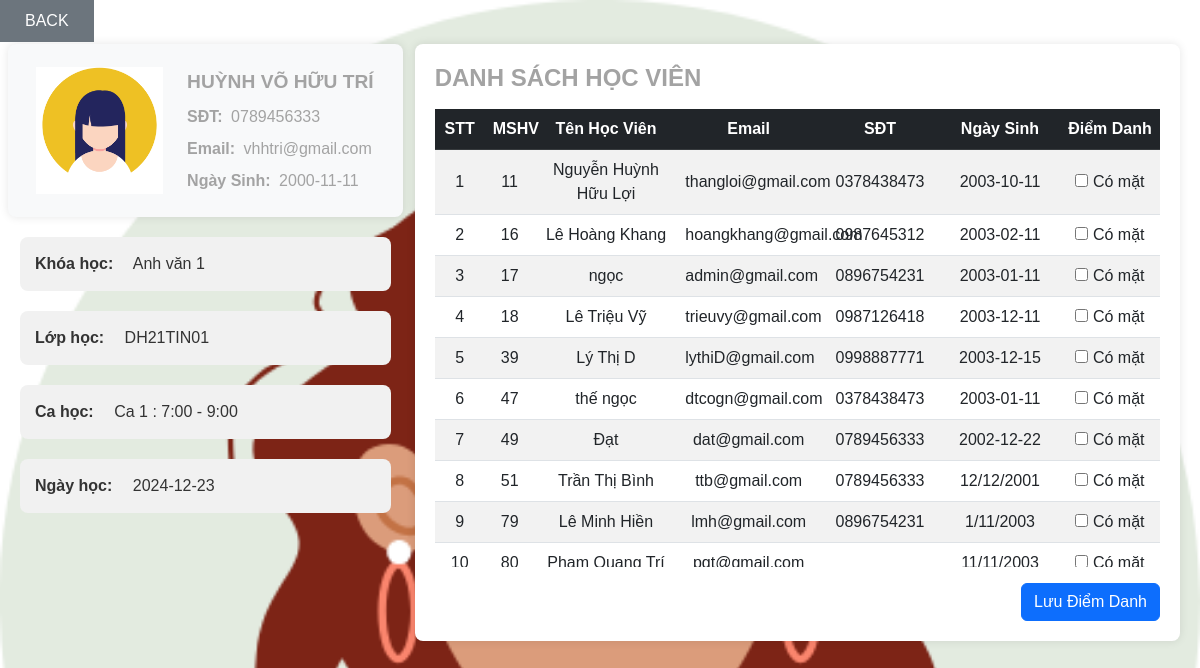
The app's page /DA2_QuanLyTrungTamKhoaHoc/route/route_lichhoc/chitiet_lichhoc.php?ID_LichHoc=1 with its own data.
### tables this page shows
CREATE TABLE `giangvien` (
  `ID_GiangVien` int(11) NOT NULL,
  `TenGV` text NOT NULL,
  `AnhGV` text NOT NULL,
  `GioiTinh` text NOT NULL,
  `Email` text NOT NULL,
  `SDT` varchar(10) NOT NULL,
  `NgaySinh` text NOT NULL
);

CREATE TABLE `khoahoc` (
  `ID_KhoaHoc` int(11) NOT NULL,
  `ID_DanhMuc` int(11) NOT NULL,
  `TenKH` text NOT NULL,
  `AnhKH` text NOT NULL,
  `MoTa` text NOT NULL,
  `HocPhi` int(50) NOT NULL
);

CREATE TABLE `lophoc` (
  `ID_LopHoc` int(11) NOT NULL,
  `TenLop` text NOT NULL,
  `ID_KhoaHoc` int(11) NOT NULL,
  `ID_GiangVien` int(11) NOT NULL,
  `SoLuong_HV` int(11) NOT NULL,
  `TrangThai_Lop` text NOT NULL DEFAULT 'Đang học'
);

CREATE TABLE `cahoc` (
  `ID_CaHoc` int(11) NOT NULL,
  `Ten_CaHoc` text NOT NULL,
  `Gio_BD` text NOT NULL,
  `Gio_KT` text NOT NULL
);

CREATE TABLE `lichhoc` (
  `ID_LichHoc` int(11) NOT NULL,
  `ID_CaHoc` int(11) NOT NULL,
  `ID_LopHoc` int(11) NOT NULL,
  `NgayHoc` text NOT NULL,
  `Phong` text NOT NULL,
  `TrangThai_Lich` text NOT NULL DEFAULT 'Đang học'
);

CREATE TABLE `hocvien_lophoc` (
  `ID_LopHoc` int(11) NOT NULL,
  `ID_HocVien` int(11) NOT NULL
);

CREATE TABLE `hocvien` (
  `ID_HocVien` int(11) NOT NULL,
  `TenHV` text NOT NULL,
  `AnhHV` text NOT NULL,
  `GioiTinh` text NOT NULL,
  `Email` text NOT NULL,
  `SDT` varchar(10) NOT NULL,
  `NgaySinh` varchar(50) NOT NULL,
  `TrangThai_HV` text NOT NULL DEFAULT 'Đang học'
);

### DA2_QuanLyTrungTamKhoaHoc/route/route_lichhoc/lichhoc.php (called while the page is built, shortened)
<?php
    class LichHoc{
        function conn(){
            return db_connect();
        }
    }
    class DS_LICHHOC extends LichHoc{
        function get($id_lichhoc){
            $conn = $this->conn();
            $query = mysqli_query($conn, "SELECT * FROM lichhoc WHERE ID_LichHoc = '$id_lichhoc'");
            $result = mysqli_fetch_assoc($query);
            return $result;
        }
    }
?>

### DA2_QuanLyTrungTamKhoaHoc/route/route_lophoc/lophoc.php (called while the page is built, shortened)
<?php
    class LopHoc{
        function conn(){
            return db_connect();
        }
    }
    class DS_LOPHOC extends LopHoc{
        function get($id_lophoc){
            $conn = $this->conn();
            $query = mysqli_query($conn, "SELECT * FROM lophoc WHERE ID_LopHoc = '$id_lophoc'");
            $result = mysqli_fetch_assoc($query);
            return $result;
        }
    }
?>

### DA2_QuanLyTrungTamKhoaHoc/route/route_giangvien/giangvien.php (called while the page is built, shortened)
<?php
    class GiangVien{
        function conn(){
            return db_connect();
        }
    }
    class DS_GIANGVIEN extends GiangVien{
        function get($id_giangvien){
            $conn = $this->conn();
            $query = mysqli_query($conn, "SELECT * FROM giangvien WHERE ID_GiangVien = $id_giangvien");
            $result = mysqli_fetch_assoc($query);
            return $result;
        }
    }
?>

### DA2_QuanLyTrungTamKhoaHoc/route/route_khoahoc/khoahoc.php (called while the page is built, shortened)
<?php
    class KhoaHoc{
        function conn(){
            return db_connect();
        }
    }
    class DS_KHOAHOC extends KhoaHoc{
        function get($id_khoahoc){
            $conn = $this->conn();
            $query = mysqli_query($conn, "SELECT * FROM khoahoc WHERE ID_KhoaHoc = $id_khoahoc");
            $result = mysqli_fetch_assoc($query);
            return $result;
        }
    }
?>

### DA2_QuanLyTrungTamKhoaHoc/route/route_cahoc/cahoc.php (called while the page is built, shortened)
<?php
    class CaHoc{
        function conn(){
            return db_connect();
        }
    }
    class DS_CAHOC extends CaHoc{
        function get($id_cahoc){
            $conn = $this->conn();
            $query = mysqli_query($conn, "SELECT * FROM cahoc WHERE ID_CaHoc = '$id_cahoc'");
            $result = mysqli_fetch_assoc($query);
            return $result;
        }
    }
?>

### DA2_QuanLyTrungTamKhoaHoc/route/route_LH_HV/lophoc_hocvien.php (called while the page is built, shortened)
<?php
    class HocVien_LopHoc{
        function conn(){
            return db_connect();
        }
    }
    class DS_HOCVIEN_LOPHOC extends HocVien_LopHoc{
        function get_hocvien_by_ID_LopHoc($id_lophoc){
            $conn = $this->conn();
            $query = mysqli_query($conn, "SELECT * FROM hocvien_lophoc WHERE ID_LopHoc = '$id_lophoc'");
            return $query;
        }
    }
?>

### DA2_QuanLyTrungTamKhoaHoc/route/route_hocvien/hocvien.php (called while the page is built, shortened)
<?php
    class HocVien{
        function conn(){
            return db_connect();
        }
    }
    class DS_HOCVIEN extends HocVien{
        function get($id_hocvien){
            $conn = $this->conn();
            $query = mysqli_query($conn, "SELECT * FROM hocvien WHERE ID_HocVien = $id_hocvien");
            $result = mysqli_fetch_assoc($query);
            return $result;
        }
    }
?>

### DA2_QuanLyTrungTamKhoaHoc/route/route_diemdanh/diemdanh.php (called while the page is built, shortened)
<?php
    class DiemDanh{
        function conn(){
            return db_connect();
        }
    }
    class DS_DIEMDANH extends DiemDanh{
        public function check_diemdanh_exists($id_hocvien, $id_lichhoc) {
            $conn = $this->conn();
            $query = "SELECT COUNT(*) FROM diemdanh WHERE ID_HocVien = '$id_hocvien' AND ID_LichHoc = '$id_lichhoc'";
            $result = mysqli_query($conn, $query);
            if ($result) {
                $row = mysqli_fetch_row($result);
                return $row[0] > 0;
            } else {
                die("Lỗi khi thực thi truy vấn.");
            }
        }
    }
?>

### DA2_QuanLyTrungTamKhoaHoc/route/route_lichhoc/chitiet_lichhoc.php (the view, shortened to what this page needs)
<?php
    require_once "../../route/route_lichhoc/lichhoc.php";
    $get_id = isset($_GET['ID_LichHoc']) ? intval($_GET['ID_LichHoc']) : null;
    $lichhoc = new DS_LICHHOC();
    $lichhoc_info = $lichhoc->get($get_id);
    require_once "../../route/route_lophoc/lophoc.php";
    $lophoc = new DS_LOPHOC();
    $lophoc_info = $lophoc->get($lichhoc_info['ID_LopHoc']);
    require_once "../../route/route_giangvien/giangvien.php";
    $giangvien = new DS_GIANGVIEN();
    $giangvien_info = $giangvien->get($lophoc_info['ID_GiangVien']);
    require_once "../../route/route_khoahoc/khoahoc.php";
    $khoahoc = new DS_KHOAHOC();
    $khoahoc_info = $khoahoc->get($lophoc_info['ID_KhoaHoc']);
    require_once "../../route/route_cahoc/cahoc.php";
    $cahoc = new DS_CAHOC();
    $cahoc_info = $cahoc->get($lichhoc_info['ID_CaHoc']);
    require_once "../../route/route_LH_HV/lophoc_hocvien.php";
    $lophoc_hocvien = new DS_HOCVIEN_LOPHOC();
    $lophoc_hocvien_info = $lophoc_hocvien->get_hocvien_by_ID_LopHoc($lichhoc_info['ID_LopHoc']);
    require "../../route/route_diemdanh/diemdanh.php";
?>
<!DOCTYPE html>
<html lang="en">
<head>
    <link rel="stylesheet" href="../../assets/bootstrap-5.3.0-alpha3-dist/css/bootstrap.min.css">
    <link rel="stylesheet" href="../../assets/css/header.css">
    <link rel="stylesheet" href="../../assets/css/chitiet_lophoc.css">
</head>
<body>
    <button class="btn px-4 py-2 top-0 rounded-0 btn-secondary position-fixed btn-back" onclick="window.location.href='../../pages/admin_pages/index.php'">BACK</button>
    <main>
        <div class="container mt-4">
            <div class="row">
                <div class="col-md-4">
                    <div class="giangvien row p-3 mb-3">
                        <img src="../route_giangvien/ANHGV/<?= htmlspecialchars($giangvien_info['AnhGV']) ?>" alt="Giảng viên" class="col-5">
                        <div class="info_giangvien col">
                            <div class="tengv text-uppercase my-2"><?= htmlspecialchars($giangvien_info['TenGV']) ?></div>
                            <div class="sdt_giangvien my-2"><strong class="me-1">SĐT: </strong><?= htmlspecialchars($giangvien_info['SDT']) ?></div>
                            <div class="email_giangvien my-2"><strong class="me-1">Email: </strong><?= htmlspecialchars($giangvien_info['Email']) ?></div>
                            <div class="ngaysinh_giangvien my-2"><strong class="me-1">Ngày Sinh: </strong><?= htmlspecialchars($giangvien_info['NgaySinh']) ?></div>
                        </div>
                    </div>
                    <div class="khoahoc">
                        <strong class="me-3">Khóa học:</strong> <?= htmlspecialchars($khoahoc_info['TenKH']) ?>
                    </div>
                    <div class="lophoc">
                        <strong class="me-3">Lớp học:</strong> <?= htmlspecialchars($lophoc_info['TenLop']) ?>
                    </div>
                    <div class="khoahoc">
                        <strong class="me-3">Ca học:</strong> <?= htmlspecialchars($cahoc_info['Ten_CaHoc']) ?> : <?= htmlspecialchars($cahoc_info['Gio_BD']) ?> - <?= htmlspecialchars($cahoc_info['Gio_KT']) ?>
                    </div>
                    <div class="lophoc">
                        <strong class="me-3">Ngày học:</strong> <?= htmlspecialchars($lichhoc_info['NgayHoc']) ?>
                    </div>
                </div>
                <div class="col-md-8">
                    <div class="table-container">
                        <h4 class="mb-3 text-uppercase fw-bold">Danh Sách Học Viên</h4>
                        <form action="" method="POST">
                            <table class="table table-striped table-hover text-center">
                                <thead class="table-dark">
                                    <tr>
                                        <th style="width: 50px;">STT</th>
                                        <th style="width: 50px;">MSHV</th>
                                        <th>Tên Học Viên</th>
                                        <th>Email</th>
                                        <th style="width: 120px;">SĐT</th>
                                        <th style="width: 120px;">Ngày Sinh</th>
                                        <th style="width: 100px;">Điểm Danh</th>
                                    </tr>
                                </thead>
                                <tbody>
                                    <?php
                                        $num=0;
                                        while($lophoc_info_hv = mysqli_fetch_assoc($lophoc_hocvien_info)){
                                            $num++;
                                            require_once "../../route/route_hocvien/hocvien.php";
                                            $hocvien = new DS_HOCVIEN();
                                            $hocvien_info = $hocvien->get($lophoc_info_hv['ID_HocVien']);
                                            require_once "../../route/route_diemdanh/diemdanh.php";
                                            $diemdanh = new DS_DIEMDANH();
                                            $is_present = $diemdanh->check_diemdanh_exists($hocvien_info['ID_HocVien'], $get_id) &&
                                                        $diemdanh->get_TrangThai($hocvien_info['ID_HocVien'], $get_id) == "Có mặt";
                                    ?>
                                        <tr>
                                            <td class="align-middle" style="width: 50px;"><?=$num?></td>
                                            <td class="align-middle" style="width: 50px;"><?=$hocvien_info['ID_HocVien']?></td>
                                            <td class="align-middle"><?=$hocvien_info['TenHV']?></td>
                                            <td class="align-middle"><?=$hocvien_info['Email']?></td>
                                            <td class="align-middle" style="width: 120px;"><?=$hocvien_info['SDT']?></td>
                                            <td class="align-middle" style="width: 120px;"><?=$hocvien_info['NgaySinh']?></td>
                                            <td class="align-middle" style="width: 100px;">
                                                <input
                                                    type="checkbox"
                                                    name="hocvien_ids[]"
                                                    value="<?= $hocvien_info['ID_HocVien'] ?>"
                                                    id="hocvien_<?= $hocvien_info['ID_HocVien'] ?>"
                                                    <?php if ($is_present) echo 'checked'; ?>  />
                                                <label for="hocvien_<?= $hocvien_info['ID_HocVien'] ?>">Có mặt</label>
                                            </td>
                                        </tr>
                                    <?php } ?>
                                </tbody>
                            </table>
                            <div class="d-flex justify-content-end">
                                <button type="submit" class="btn btn-primary" name="DiemDanh">Lưu Điểm Danh</button>
                            </div>
                        </form>
                    </div>
                </div>
            </div>
        </div>
    </main>
</body>
</html>

### DA2_QuanLyTrungTamKhoaHoc/assets/css/header.css (style rules this page uses)
* { margin: 0; padding: 0; box-sizing: border-box; }
html { scroll-behavior: smooth; }
body { font-family: "Poppins", sans-serif; color: #A3A3A3; }

### DA2_QuanLyTrungTamKhoaHoc/assets/css/chitiet_lophoc.css (style rules this page uses)
body { background-image: url(../../assets/images/banner_edit/5.png); background-size: cover; }
.container { max-width: 1400px; margin: 0 auto; padding: 20px; }
.lophoc, .khoahoc { margin-top: 20px; background-color: #f1f1f1; padding: 15px; border-radius: 8px; font-size: 1rem; color: #333; }
.giangvien { background-color: #f8f9fa; border-radius: 8px; box-shadow: 0px 0px 10px rgba(0, 0, 0, 0.1); display: flex; align-items: center; }
.info_giangvien { font-size: 1rem; }
.tengv { font-weight: bold; font-size: 1.2rem; margin-bottom: 10px; }
.table-container { background-color: #ffffff; border-radius: 8px; box-shadow: 0px 0px 10px rgba(0, 0, 0, 0.1); padding: 20px; }
.table-container tbody { display: block; max-height: 50vh; overflow-y: auto; width: 100%; }
.table-container thead, .table-container tbody tr { display: table; width: 100%; table-layout: fixed; }
.table-container thead th { text-align: center; }

### records on screen
giangvien: AnhGV (picture), TenGV "HUỲNH VÕ HỮU TRÍ", SDT "0789456333", Email "vhhtri@gmail.com", NgaySinh "2000-11-11"
khoahoc: TenKH "Anh văn 1"
lophoc: TenLop "DH21TIN01"
cahoc: Ten_CaHoc "Ca 1", Gio_BD "7:00", Gio_KT "9:00"
lichhoc: NgayHoc "2024-12-23"
hocvien_lophoc: ID_HocVien.ID_HocVien "11", ID_HocVien.TenHV "Nguyễn Huỳnh Hữu Lợi", ID_HocVien.Email "thangloi@gmail.com", ID_HocVien.SDT "0378438473", ID_HocVien.NgaySinh "2003-10-11"
hocvien_lophoc: ID_HocVien.ID_HocVien "16", ID_HocVien.TenHV "Lê Hoàng Khang", ID_HocVien.Email "hoangkhang@gmail.com", ID_HocVien.SDT "0987645312", ID_HocVien.NgaySinh "2003-02-11"
hocvien_lophoc: ID_HocVien.ID_HocVien "17", ID_HocVien.TenHV "ngọc", ID_HocVien.Email "admin@gmail.com", ID_HocVien.SDT "0896754231", ID_HocVien.NgaySinh "2003-01-11"
hocvien_lophoc: ID_HocVien.ID_HocVien "18", ID_HocVien.TenHV "Lê Triệu Vỹ", ID_HocVien.Email "trieuvy@gmail.com", ID_HocVien.SDT "0987126418", ID_HocVien.NgaySinh "2003-12-11"
hocvien_lophoc: ID_HocVien.ID_HocVien "39", ID_HocVien.TenHV "Lý Thị D", ID_HocVien.Email "lythiD@gmail.com", ID_HocVien.SDT "0998887771", ID_HocVien.NgaySinh "2003-12-15"
hocvien_lophoc: ID_HocVien.ID_HocVien "47", ID_HocVien.TenHV "thế ngọc", ID_HocVien.Email "dtcogn@gmail.com", ID_HocVien.SDT "0378438473", ID_HocVien.NgaySinh "2003-01-11"
hocvien_lophoc: ID_HocVien.ID_HocVien "49", ID_HocVien.TenHV "Đạt", ID_HocVien.Email "dat@gmail.com", ID_HocVien.SDT "0789456333", ID_HocVien.NgaySinh "2002-12-22"
hocvien_lophoc: ID_HocVien.ID_HocVien "51", ID_HocVien.TenHV "Trần Thị Bình", ID_HocVien.Email "ttb@gmail.com", ID_HocVien.SDT "0789456333", ID_HocVien.NgaySinh "12/12/2001"
hocvien_lophoc: ID_HocVien.ID_HocVien "79", ID_HocVien.TenHV "Lê Minh Hiền", ID_HocVien.Email "lmh@gmail.com", ID_HocVien.SDT "0896754231", ID_HocVien.NgaySinh "1/11/2003"
hocvien_lophoc: ID_HocVien.ID_HocVien "80", ID_HocVien.TenHV "Phạm Quang Trí", ID_HocVien.Email "pqt@gmail.com", ID_HocVien.NgaySinh "11/11/2003"
